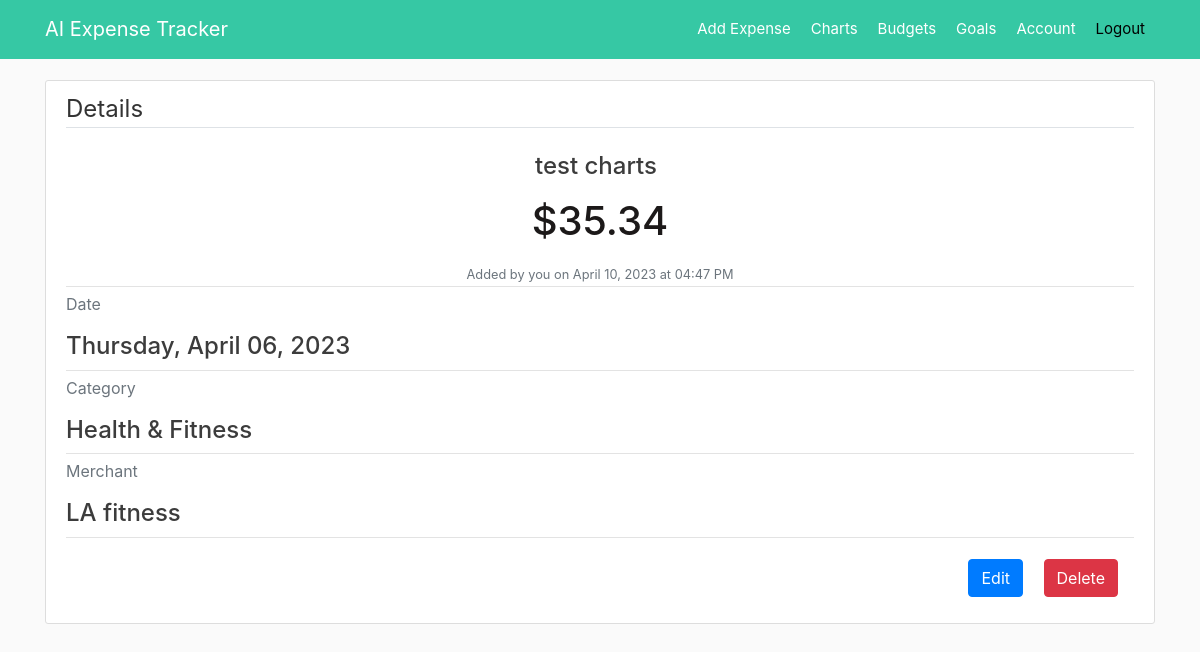
The page /expense/12 (signed in) on the database as committed earlier.
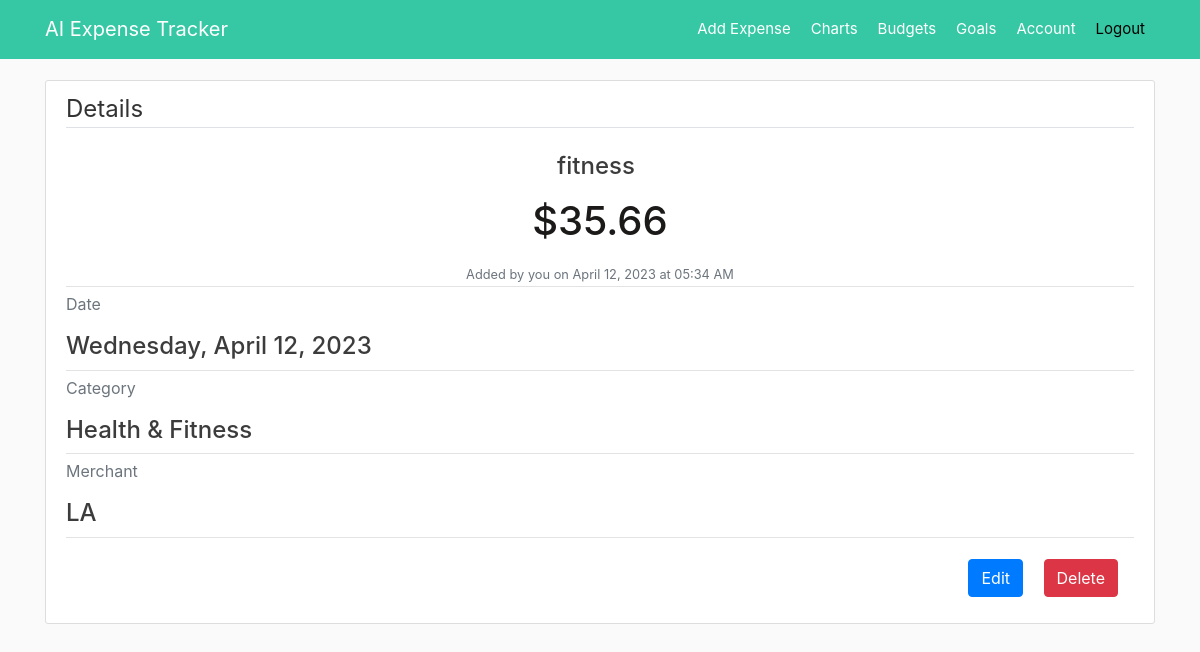
The same page on the database as committed later.
### app/models.py (models this page shows, shortened)
class Expense(db.Model):
    id = db.Column(db.Integer, primary_key=True)
    title = db.Column(db.String(100), nullable=False)
    amount = db.Column(db.Numeric(precision=8, asdecimal=False,
                       decimal_return_scale=2), nullable=False)
    date_spend = db.Column(db.DateTime, nullable=False)
    category = db.Column(db.String(20), nullable=False)
    merchant = db.Column(db.String(30), nullable=False)
    user_id = db.Column(db.Integer, db.ForeignKey('user.id'), nullable=False)
    date_posted = db.Column(db.DateTime, nullable=False)

### app/expenses/routes.py (the view)
@expenses.route("/expense/<int:expense_id>")
@login_required
def expense(expense_id):
    expense = Expense.query.get_or_404(expense_id)
    return render_template('expense.html', title=expense.title, expense=expense)

### app/models.py (called while the page is built)
@login_manager.user_loader
def load_user(user_id):
    return User.query.get(int(user_id))

### app/templates/expense.html (shortened to what this page needs)
{% extends "layout.html" %}
{% block content %}
<article class="media content-section">
  <div class="media-body">
      <legend class="border-bottom mb-4">Details</legend>
      <div class="article-metadata text-center">
          <h4 class="article-content mr-2">{{ expense.title }}</h4>
          <h1 class="article-content m-3">${{ expense.amount }}</h1>
          <small class="text-muted">Added by you on {{ expense.date_posted.strftime("%B %d, %Y at %I:%M %p") }}</small>
      </div>
      <div class="article-metadata">
          <p class="text-muted">Date</p>
          <h4 class="article-content">{{ expense.date_spend.strftime("%A, %B %d, %Y") }}</h4>
      </div>
      <div class="article-metadata">
          <p class="text-muted">Category</p>
          <h4 class="article-content">{{ expense.category }}</h4>
      </div>
      <div class="article-metadata">
          <p class="text-muted">Merchant</p>
          <h4 class="article-content">{{ expense.merchant }}</h4>
      </div>
      <div class="float-right">
          <a class="btn btn-primary mt-3 mb-3" href="{{ url_for('expenses.expense_update', expense_id=expense.id) }}">Edit</a>
          <button type="button" class="btn btn-danger btn-medium m-3" data-toggle="modal" data-target="#deleteModal">Delete</button>
      </div>
      </div>
</article>
{% endblock content %}

Rows that differ between the two databases and show on the page:
changed Expense "Health & Fitness": title "test charts" → "fitness"; amount "35.34" → "35.66"; date_posted "April 10, 2023 at 04:47 PM" → "April 12, 2023 at 05:34 AM"; date_spend "Thursday, April 06, 2023" → "Wednesday, April 12, 2023"; merchant "LA fitness" → "LA"
